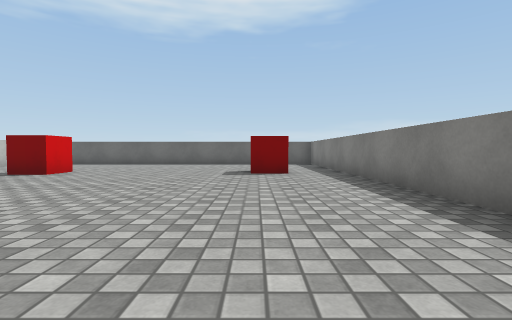
view 1 (above)

16 first-person views from a walk through a scene from a Unity 3-D project. The camera is 0.62 m above the floor, tilts 2° down and sees 85° across. The floor is counted in squares, 1 m on a side. Each view is taken from the middle of a square. On the plan, view 1 faces up. The plan holds only what a view shows up to about 9 squares ahead; the rest is blank. The player is left out. Surface patterns are stand-ins for the level's own textures.

view 2
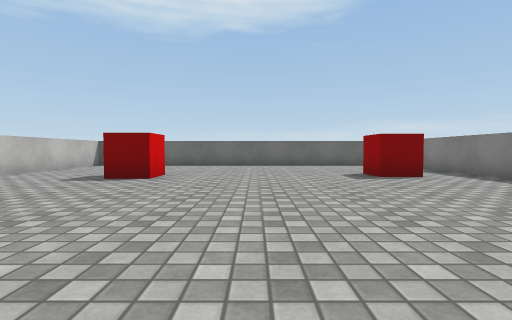

view 3
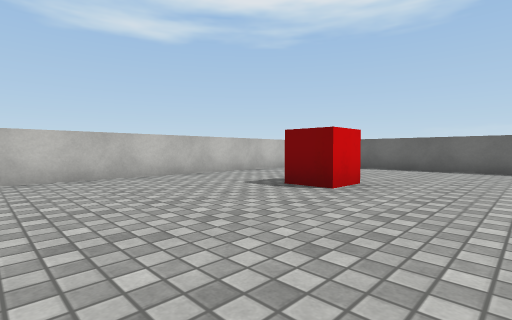

view 4
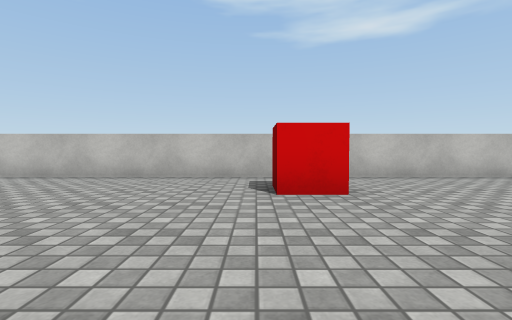

view 5
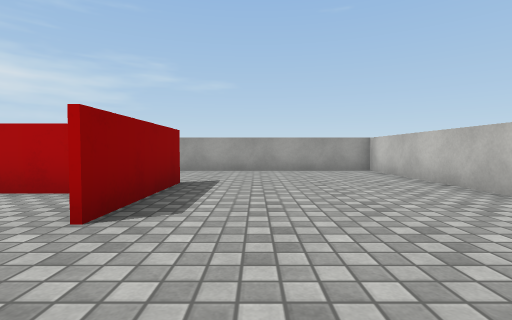

view 6
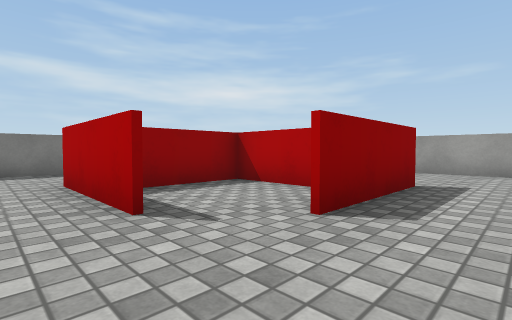

view 7
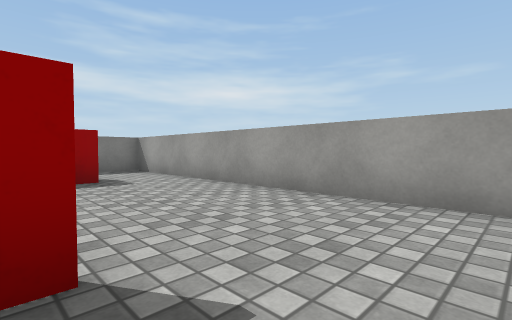

view 8
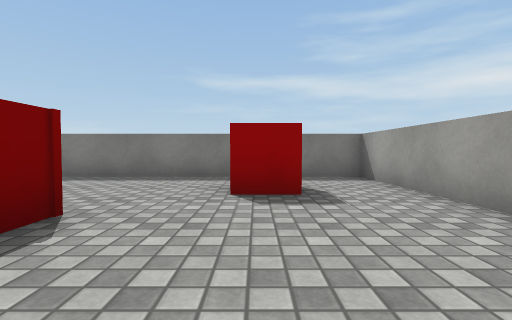

view 9
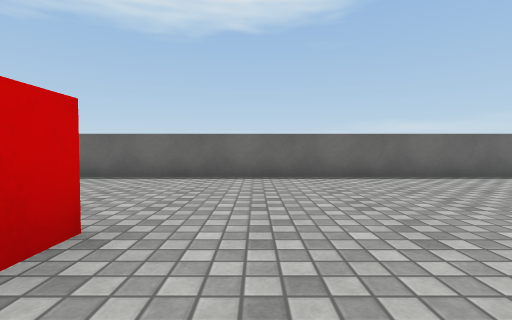

view 10
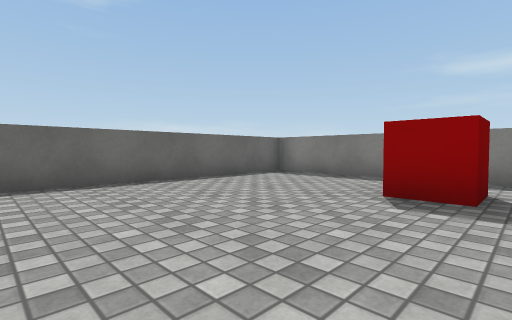

view 11
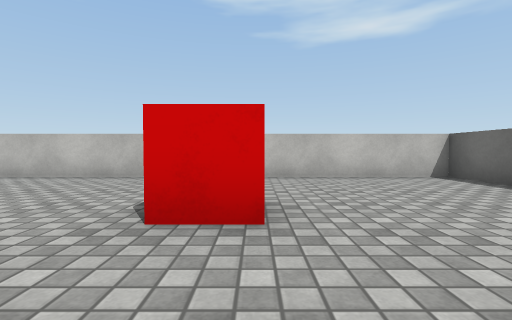

view 12
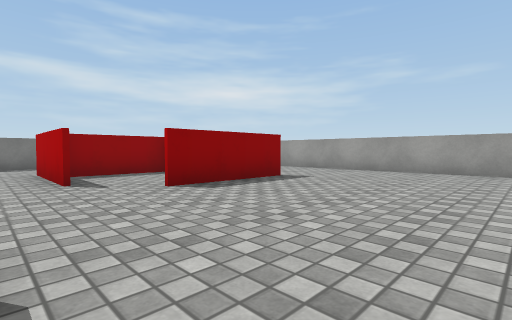

view 13
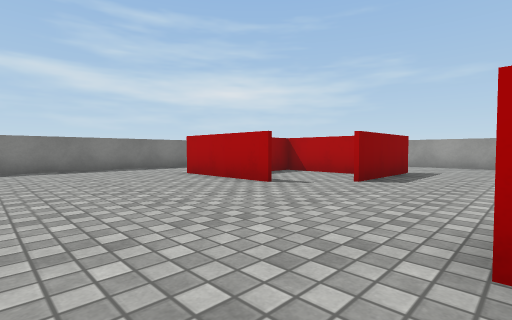

view 14
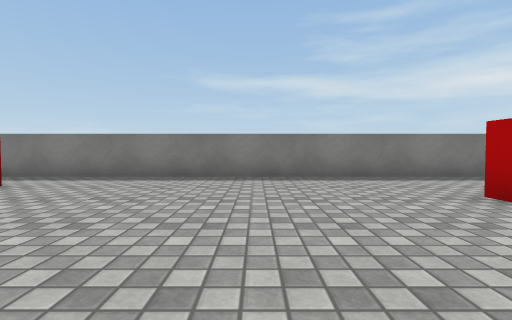

view 15
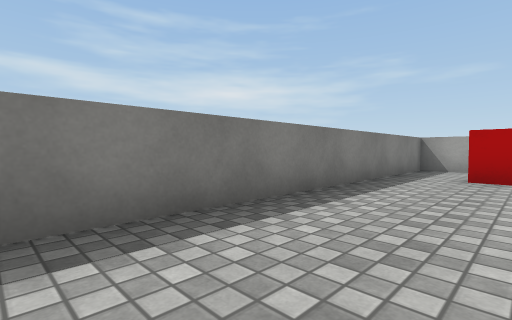

view 16
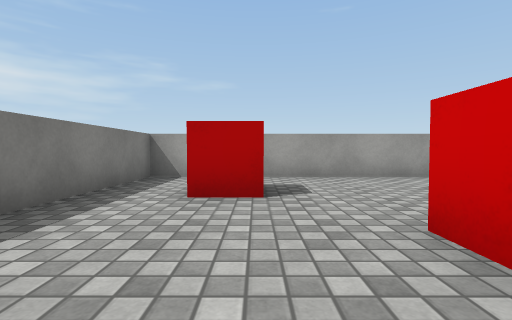

### Floor plan
Points are (right, up) in squares from view 1. A wall is a line through its corners. A room is listed if a view was taken in it or the views show most of it. See-through windows are left out.
Room 1 (views 1, 2, 3, 4, 5, 6, 7, 8, 9, 10, 11, 12, 13, 14, 15, 16)
walls: (-6.9, 2.4) (-6.9, 1.3) (-7.8, 1.3); (-3.4, 0) (-0.2, 0); (-5.3, 8.1) (-5.3, 7.1) (-6.4, 7.1); (-3.8, -3) (-1.4, -3) (-1.4, -0.5); (-1.3, -2.4) (-1.3, -3.1) (-2, -3.1); (0.9, 7.4) (-0.1, 7.4) (-0.1, 8.5); (-4.6, -4.4) (-4.6, -1.2); (-0.1, -5.8) (-0.1, -4.6) (1, -4.6); (-9.4, 12.4) (-9.4, -7.5) (2.4, -7.5) (2.4, 12.4) (-9.4, 12.4)

Positions as (right, up) in squares from view 1, and headings:
1: (0, 0), facing up
2: (-3, 1), facing up
3: (-3, 3), facing up-left
4: (-3, 1), facing left
5: (-6, 1), facing down
6: (-6, 1), facing down-right
7: (-6, -4), facing down-right
8: (-4, -5), facing right
9: (-4, 6), facing up
10: (-4, 7), facing up-right
11: (-3, 8), facing left
12: (-9, 1), facing down-right
13: (-7, 4), facing down-right
14: (-4, 3), facing right
15: (0, 2), facing down-right
16: (0, -1), facing down
